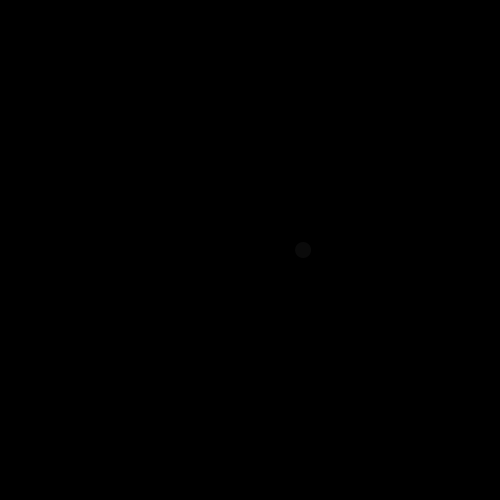
Frame 1 (no input)
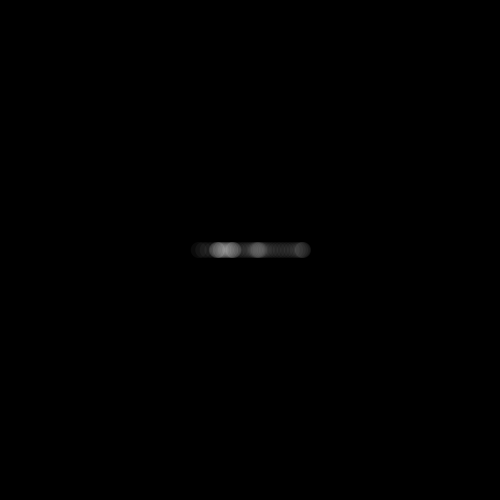
Frame 60 (the mouse pressed at the canvas centre just before this capture)
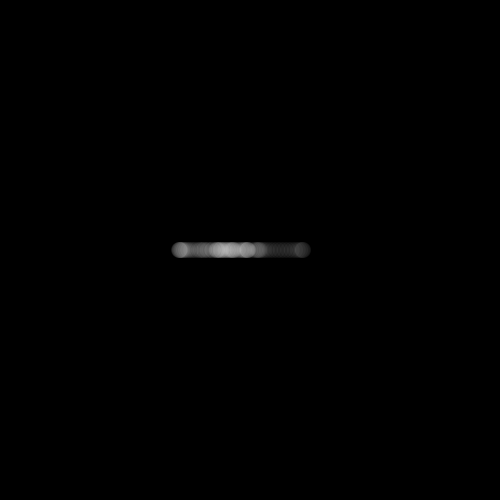
Frame 120 (the mouse held since frame 60 and released just before this capture)

The Processing sketch that drew these frames (run headless with seeded random() and noise(); from frame 60 on, the mouse is pressed at the canvas centre):

// Processing sketch: perlin
// ── perlin.pde
float t = 0;

void setup(){
	size(500, 500);
	background(0);
}

void draw(){
	float n = noise(t);
	float x = map(n, 0, 1, 0, width);
	fill(255, 10);
	noStroke();
	ellipse(x, height/2, 16, 16);

	t += 0.01;
}
